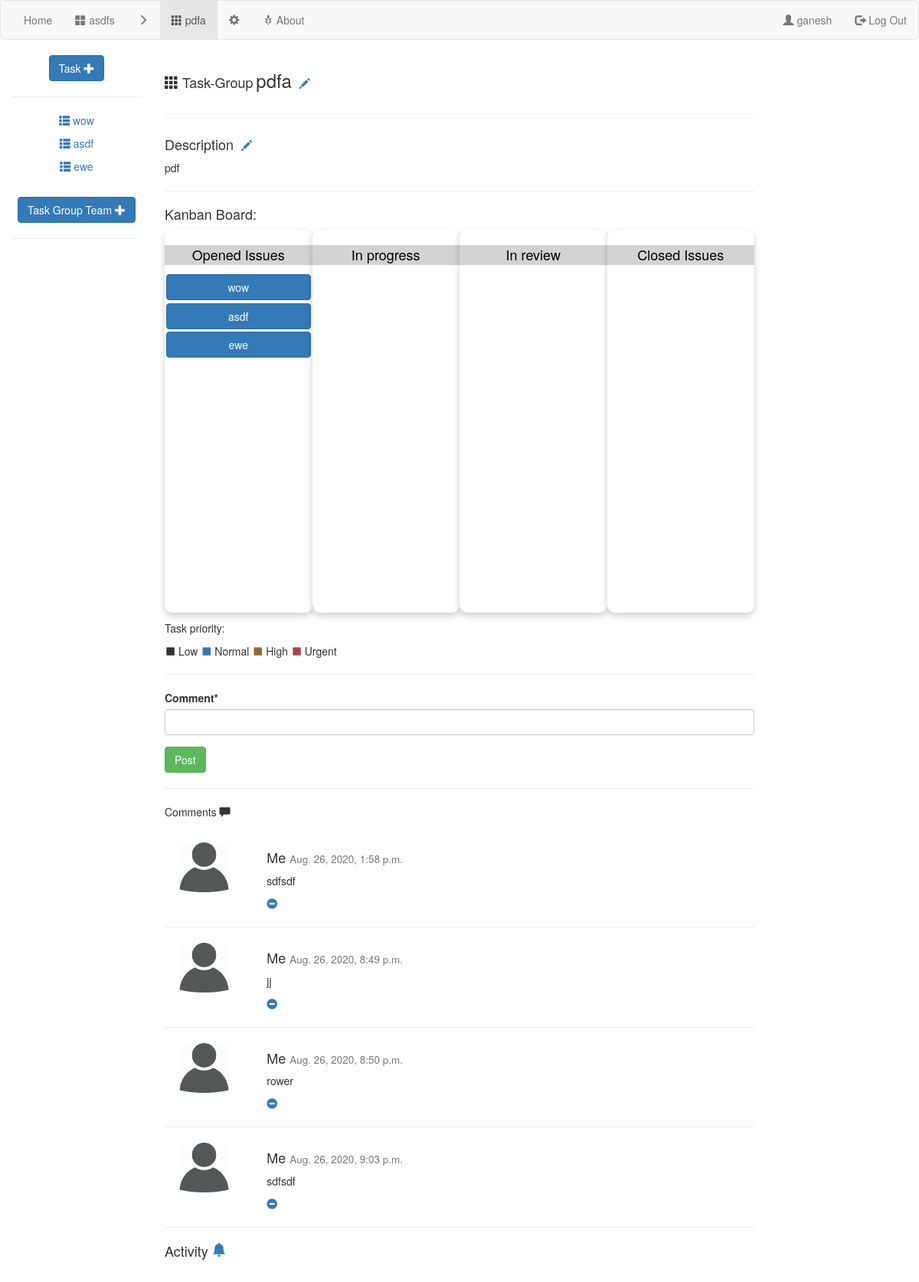
The app's page /1/1/taskGroup/ (signed in), older data.
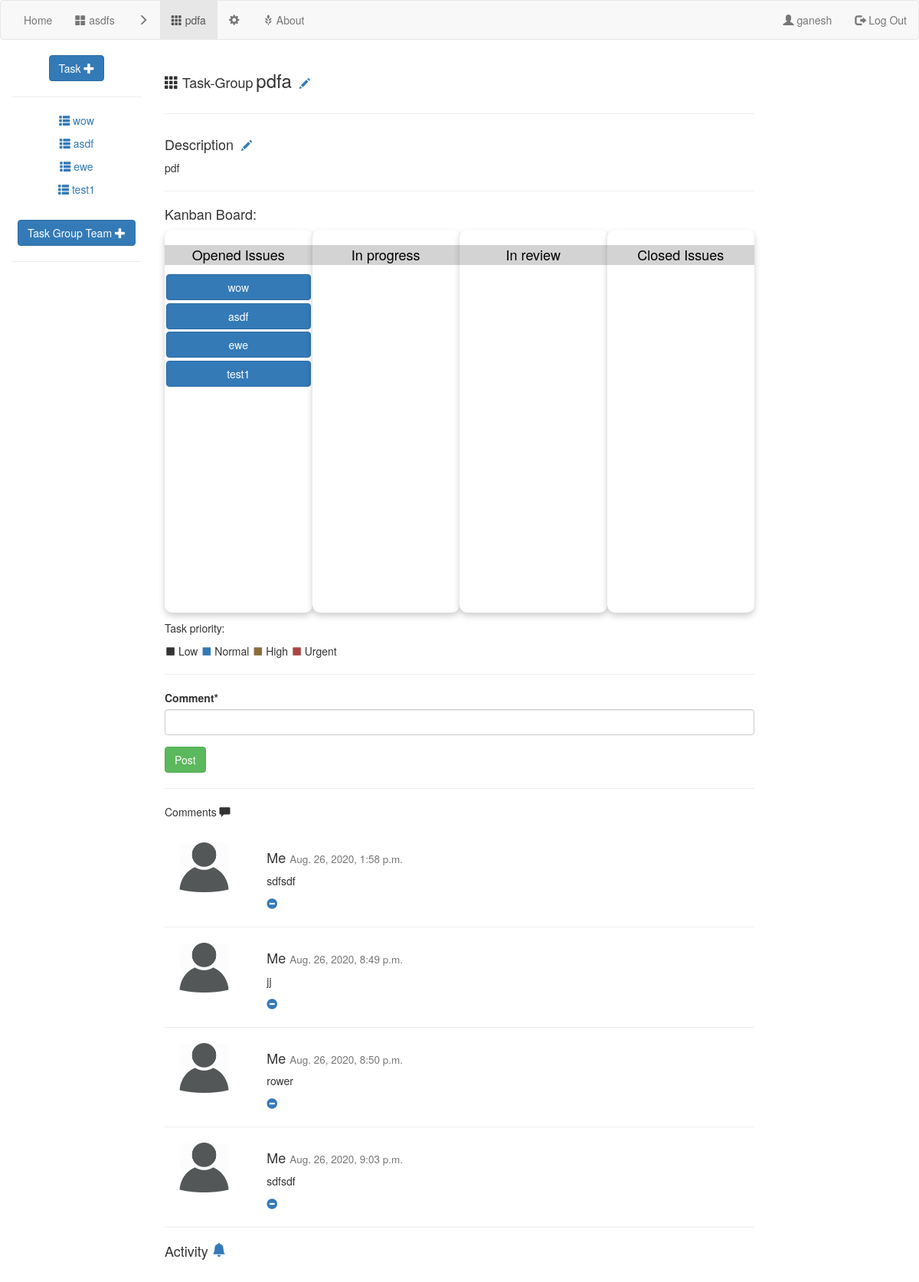
The same page, newer data.
### projectMgr/models.py (models this page shows)
class Task(models.Model):
    name = models.CharField(max_length=100)
    people = models.ManyToManyField(User)
    reporter = models.ForeignKey(User,related_name='Ireported',null=True,on_delete=models.PROTECT)
    description = models.TextField()
    taskGroup = models.ForeignKey(TaskGroup,on_delete=models.CASCADE,null=True)
    comment = models.ManyToManyField(Comment)
    created = models.DateTimeField(auto_now=True)
    stage = models.CharField(max_length=100) #initiate->in progress->review->done
    priority = models.CharField(max_length=100,default="Normal")
    deadLine = models.DateTimeField(null=True)
    pass

class Comment(models.Model):
    createdOn = models.DateTimeField(auto_now=True)
    modifiedOn = models.DateTimeField()
    createdBy = models.ForeignKey(User, on_delete=models.CASCADE)
    textField = models.TextField()
    replyLink = models.ForeignKey('self', on_delete=models.CASCADE,null=True)
    deleted = models.BooleanField(default=False)

### projectMgr/views.py (the view)
# urls.py: path('<int:projectid>/<int:taskGroupId>/taskGroup/',views.taskGroupDetail,name='taskGroupDetail'),
def taskGroupDetail(request: HttpRequest, projectid, taskGroupId):
    if not request.user.is_authenticated:
        return redirect('projectMgr:homepage')
    '''
    :param request:
    :return:
    '''
    print('received', projectid, taskGroupId)
    thisTaskGroup = models.TaskGroup.objects.get(id=taskGroupId)
    project = models.Project.objects.get(id=projectid)
    commentForm = forms.createComment()
    commentSet = thisTaskGroup.comment.all()
    openTaskSet = thisTaskGroup.task_set.filter(stage='OpenedIssue')
    InProgressTaskSet = thisTaskGroup.task_set.filter(stage='InProgress')
    InReviewTaskSet = thisTaskGroup.task_set.filter(stage='InReview')
    ClosedTaskSet = thisTaskGroup.task_set.filter(stage='ClosedIssue')
    stream = target_stream(thisTaskGroup)
    return render(request, 'projectMgr/taskGroupDetail.html',
                  {'project': project, 'taskGroup': thisTaskGroup, 'commentForm': commentForm, 'commentSet': commentSet,
                   'thisUser': request.user, 'OpenIssue': openTaskSet, 'InProgress': InProgressTaskSet,
                   'InReview': InReviewTaskSet, "ClosedIssue": ClosedTaskSet,'stream':stream})

### projectMgr/forms.py
class createComment(forms.Form):
    Comment = forms.CharField(widget=forms.TextInput,max_length=500)
    pass

### projectMgr/templates/projectMgr/taskGroupDetail.html (shortened to what the changed rows need)
{% extends 'projectMgr/base.html' %}
{% block heading %}
    <h4 style="display: inline-block"><span class="glyphicon glyphicon-th"></span> Task-Group</h4>
    <h3 style="display: inline-block;margin-right: 10px" > {{ taskGroup.name }} <h5 style="display: inline-block"> </h5></h3>
    <hr>
{% endblock %}
{% block body %}
        <h4 style="display: inline-block;margin-right: 10px" >Description <h5 style="display: inline-block"> </h5></h4>
    <p>
    {{ taskGroup.description }}
    </p>
        <hr>
<h4>Kanban Board:</h4>
    <div class="board">
    <div class="openedBoard">
    {% for task in OpenIssue %}
        {% if task.priority == "Urgent" %}
            <form action="{% url 'projectMgr:taskDetail' project.id taskGroup.id task.id %}">
        <input class="btn btn-danger" style="width: 98%; margin: 1%; " type="submit" value={{ task.name }}>
        </form>
        {% elif task.priority == "High" %}
            <form action="{% url 'projectMgr:taskDetail' project.id taskGroup.id task.id %}">
        <input class="btn btn-warning" style="width: 98%; margin: 1%; " type="submit" value={{ task.name }}>
        </form>
        {% elif task.priority == "Normal" %}
            <form action="{% url 'projectMgr:taskDetail' project.id taskGroup.id task.id %}">
        <input class="btn btn-primary" style="width: 98%; margin: 1%; " type="submit" value={{ task.name }}>
        </form>
        {% elif task.priority == "Low" %}
            <form action="{% url 'projectMgr:taskDetail' project.id taskGroup.id task.id %}">
        <input class="btn btn-secondary" style="width: 98%; margin: 1%; " type="submit" value={{ task.name }}>
        </form>
        {% endif %}
    {% endfor %}
    </div>
    <div class="inprogressBoard">
    </div>
    <div class="inreviewBoard">
    </div>
    <div class="closedBoard">
    </div>
    </div>
    <p>Task priority:<div class="text-secondary" style="display: inline-block"></div> Low <div class="text-primary" style="display: inline-block"></div> Normal  <div class="text-warning" style="display: inline-block"></div> High  <div class="text-danger" style="display: inline-block"></div> Urgent </p>
<hr>
        {% load crispy_forms_tags %}
    <form action="{% url 'projectMgr:taskGroupDetailComment' project.id taskGroup.id%}" method="post">
{{ commentForm|crispy }}
    <input type="submit" class="btn btn-success" value="Post">
    </form>
    <hr>
     <p> Comments <span class="glyphicon glyphicon-comment"></span></p><br>
    {% load static %}
    {% for comment in commentSet %}
    <div class="row">
        <div class="col-sm-2 text-center">
            <img src="{% static 'projectMgr/images/default_user.png' %}"  height="65" width="65" style=" border-radius: 5px" alt="">
        </div>
        <div class="col-sm-10">
            <h4>
                {% if comment.createdBy == thisUser %}
                Me
                {% else %}
                {{ comment.createdBy.username }}
                {% endif %}
                <small>{{comment.createdOn}}</small></h4>
            {% if comment.deleted %}
            <p style="color: gray">This comment was deleted</p>
            {% else %}
            <p>{{ comment.textField }}</p>
                {% if comment.createdBy == thisUser %}
                     <a href="{% url 'projectMgr:taskGroupDeleteComment' project.id taskGroup.id comment.id %}" ><span class="glyphicon glyphicon-minus-sign"></span></a>
                    {% endif %}
            {% endif %}
        </div>
        </div>
        <hr>
    {% endfor %}
    {% load activity_tags i18n %}
    <h4>Activity <a href="{% url 'projectMgr:followTaskGroup' project.id taskGroup.id%}">
</a></h4>
{% endblock %}
{% block sidenav %}
            {% for task in taskGroup.task_set.all %}
                <p><a style="margin: 3px"  href="{% url 'projectMgr:taskDetail' projectid=project.id taskGroupId=taskGroup.id taskid=task.id %}"><span class="glyphicon glyphicon-th-list"></span> {{ task.name }}</a></p>
        {% endfor %}
    <br>
    <br>
{% endblock %}

Row changes from the older to the newer data that the page shows:
added Task: name "test1"
